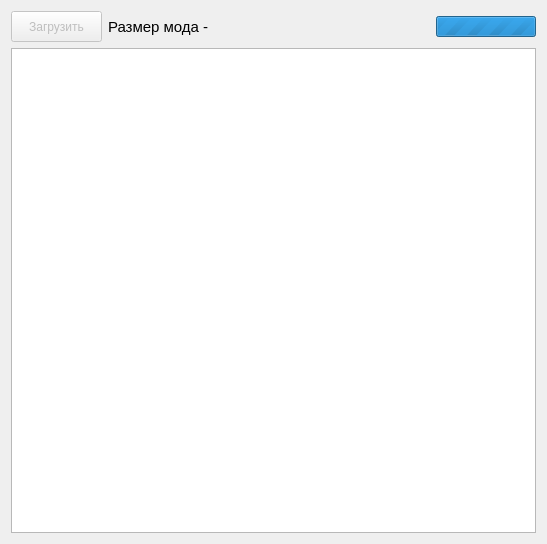
<?xml version="1.0" encoding="UTF-8"?>
<ui version="4.0">
 <class>view_mod</class>
 <widget class="QWidget" name="view_mod">
  <property name="geometry">
   <rect>
    <x>0</x>
    <y>0</y>
    <width>547</width>
    <height>544</height>
   </rect>
  </property>
  <property name="windowTitle">
   <string>Описание мода</string>
  </property>
  <property name="windowIcon">
   <iconset>
    <normaloff>icon/stellaris.png</normaloff>icon/stellaris.png</iconset>
  </property>
  <layout class="QGridLayout" name="gridLayout">
   <item row="0" column="0">
    <widget class="QPushButton" name="loadButton">
     <property name="enabled">
      <bool>false</bool>
     </property>
     <property name="sizePolicy">
      <sizepolicy hsizetype="Fixed" vsizetype="Fixed">
       <horstretch>0</horstretch>
       <verstretch>0</verstretch>
      </sizepolicy>
     </property>
     <property name="minimumSize">
      <size>
       <width>91</width>
       <height>31</height>
      </size>
     </property>
     <property name="maximumSize">
      <size>
       <width>91</width>
       <height>31</height>
      </size>
     </property>
     <property name="toolTip">
      <string>Загрузить мод</string>
     </property>
     <property name="text">
      <string>Загрузить</string>
     </property>
     <property name="icon">
      <iconset>
       <normaloff>icon/downloads.png</normaloff>icon/downloads.png</iconset>
     </property>
     <property name="iconSize">
      <size>
       <width>20</width>
       <height>20</height>
      </size>
     </property>
    </widget>
   </item>
   <item row="1" column="0" colspan="5">
    <widget class="QTextEdit" name="textEdit">
     <property name="readOnly">
      <bool>true</bool>
     </property>
    </widget>
   </item>
   <item row="0" column="1" colspan="2">
    <widget class="QLabel" name="sizeLabel">
     <property name="font">
      <font>
       <pointsize>11</pointsize>
      </font>
     </property>
     <property name="text">
      <string>Размер мода -</string>
     </property>
    </widget>
   </item>
   <item row="0" column="4">
    <widget class="QProgressBar" name="progressBar">
     <property name="minimumSize">
      <size>
       <width>100</width>
       <height>21</height>
      </size>
     </property>
     <property name="maximumSize">
      <size>
       <width>100</width>
       <height>21</height>
      </size>
     </property>
     <property name="minimum">
      <number>0</number>
     </property>
     <property name="maximum">
      <number>0</number>
     </property>
     <property name="value">
      <number>0</number>
     </property>
     <property name="alignment">
      <set>Qt::AlignCenter</set>
     </property>
    </widget>
   </item>
  </layout>
 </widget>
 <resources/>
 <connections/>
</ui>
